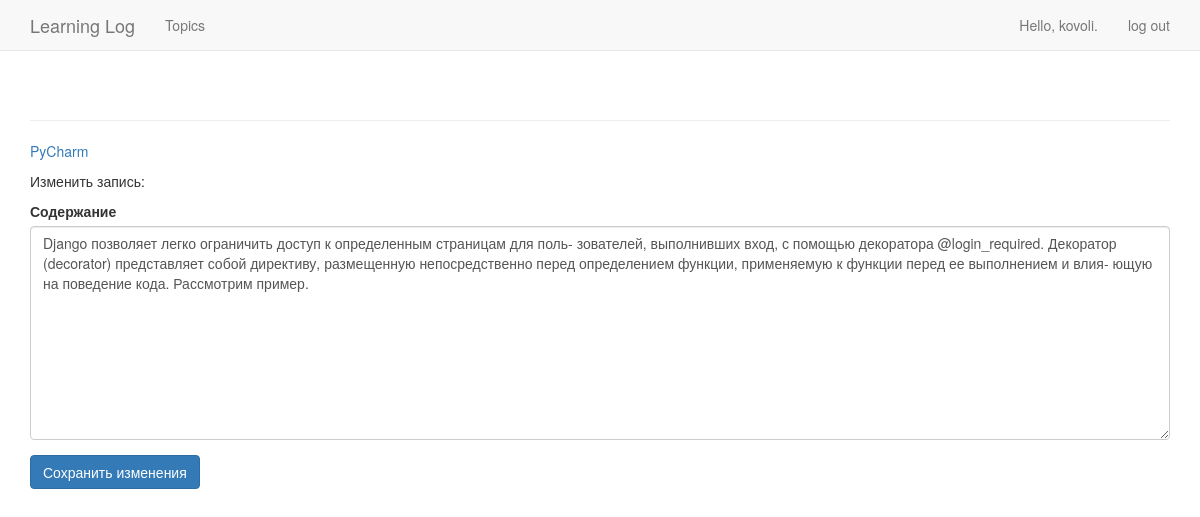
The app's page /edit_entry/6/ (signed in) with its own data.
### learning_logs/models.py (models this page shows, shortened)
class Topic(models.Model):
    text = models.CharField(max_length=200)
    date_added = models.DateTimeField(auto_now_add=True)
    owner = models.ForeignKey(User)  #  owner, используемое в отношении внешнего ключа с моделью User.
    class Meta:
        verbose_name = 'Тема'
        verbose_name_plural = 'Темы'
    def __str__(self):
        return self.text

class Entry(models.Model):
    topic = models.ForeignKey(Topic)
    text = models.TextField()
    date_added = models.DateTimeField(auto_now_add=True)
    class Meta:
        verbose_name_plural = 'Записи'

### learning_logs/views.py (the view)
# urls.py: url(r'^edit_entry/(?P<entry_id>\d+)/$', views.edit_entry, name='edit_entry'),
@login_required
def edit_entry(request, entry_id):
    entry = Entry.objects.get(id=entry_id)
    topic = entry.topic
    if topic.owner != request.user:
        raise Http404
    if request.method != 'POST':
        form = EntryForm(instance=entry)
    else:
        form = EntryForm(instance=entry, data=request.POST)
        if form.is_valid():
            form.save()
            return HttpResponseRedirect(reverse('learning_logs:topic',
                                        args=[topic.id]))
    context = {'entry': entry, 'topic': topic, 'form': form}
    return render(request, 'learning_logs/edit_entry.html', context)

### learning_logs/forms.py
class EntryForm(forms.ModelForm):
    class Meta:
        model = Entry
        fields = ['text']
        labels = {'text': 'Содержание'}
        widgets = {'text': forms.Textarea(attrs={'cols': 80})}

### learning_logs/templates/learning_logs/edit_entry.html (shortened to what this page needs)
{% extends "learning_logs/base.html" %}
{% load bootstrap3 %}
{% block content %}
    <p><a href="{% url 'learning_logs:topic' topic.id %}">{{ topic }}</a></p>
    <p>Изменить запись:</p>
      <form action="{% url 'learning_logs:edit_entry' entry.id %}" method='post'>
          {% bootstrap_form form %}
        {% buttons %}
        <button name="submit" class="btn btn-primary">Сохранить изменения</button>
      {% endbuttons %}
      </form>
{% endblock content %}

### learning_logs/templates/learning_logs/base.html (shortened to what this page needs)
{% load bootstrap3 %}
<!DOCTYPE html>
<html lang="en">
  <head>
    {% bootstrap_css %}
</head>
  <body>
        <nav class="navbar navbar-default navbar-static-top">
            <div class="container">
                <div class="navbar-header">
                    <a class="navbar-brand" href="{% url 'learning_logs:index' %}">Learning Log</a>
                </div>
                <div id="navbar" class="navbar-collapse collapse">
                    <ul class="nav navbar-nav">
                        <li><a href="{% url 'learning_logs:topics' %}">Topics</a></li>
                    </ul>
                    <ul class="nav navbar-nav navbar-right">
                        {% if user.is_authenticated %}
                            <li><a>Hello, {{ user.username }}.</a></li>
                            <li><a href="{% url 'users:logout' %}">log out</a></li>
                        {% else %}
                            <li><a href="{% url 'users:register' %}">register</a></li>
                            <li><a href="{% url 'users:login' %}">log in</a></li>
                        {% endif %}
                    </ul>
                </div>
            </div>
        </nav>
            <div class="container">
                <div class="page-header">
                </div>
                <div>
                    {% block content %}{% endblock content %}
                </div>
            </div>
  </body>
</html>

### records on screen
Topic: text "PyCharm"
Entry: text "Django позволяет легко ограничить доступ к определенным страницам для поль- зователей, выполнивших вход, с помощью декоратора @login_required. Декоратор (decorator) представляет собой директиву, размещенную непосредственно перед определением функции, применяемую к функции перед ее выполнением и влия- ющую на поведение кода. Рассмотрим пример."

### other values on screen
{{ user.username }} "kovoli"
